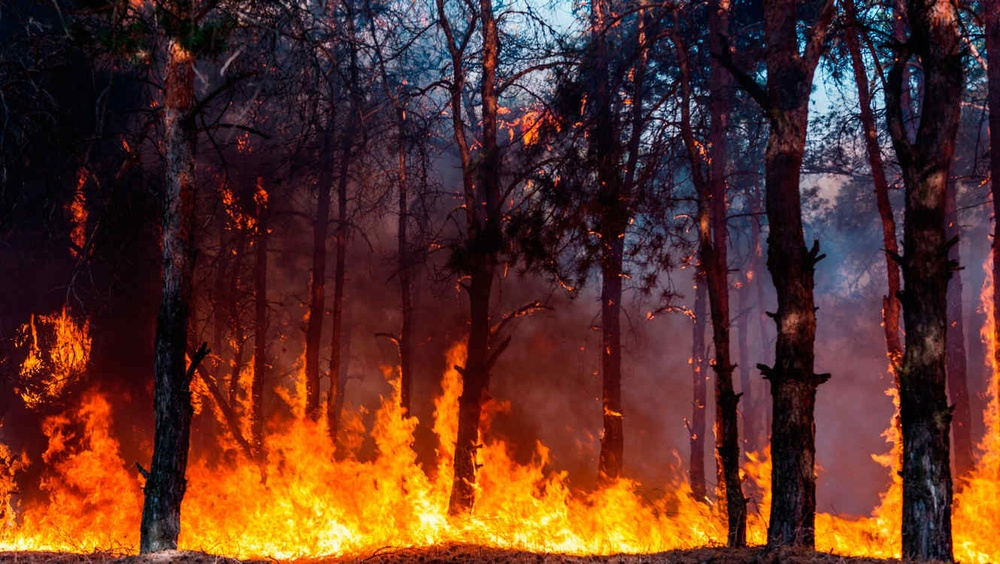
#> input picture Imagen.jpg, 1000 x 564 px, shrunk from 1330 x 750 before the run
$ python ejemplo.py
#> lines starting #> are read from the running program, lines starting #| are printed output that depends on the picture
from PIL import Image, ImageChops, ImageEnhance, ImageOps
def main():
    image = Image.open("Imagen.jpg")
#> image is the input picture: PIL image 1000x564 RGB; mean R, G, B 90.5, 49.8, 38

    # Invertir colores.
    new_image = ImageChops.invert(image)
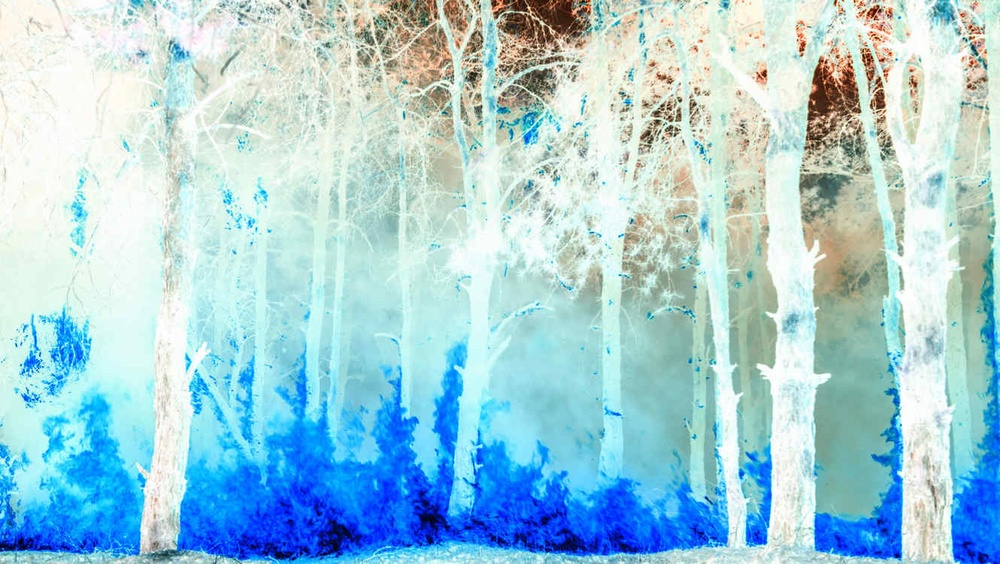
#> new_image: PIL image 1000x564 RGB; mean R, G, B 164.5, 205.2, 217
    new_image.save("image_1.jpg")

    # Escala de grises.
    new_image = ImageOps.grayscale(image)
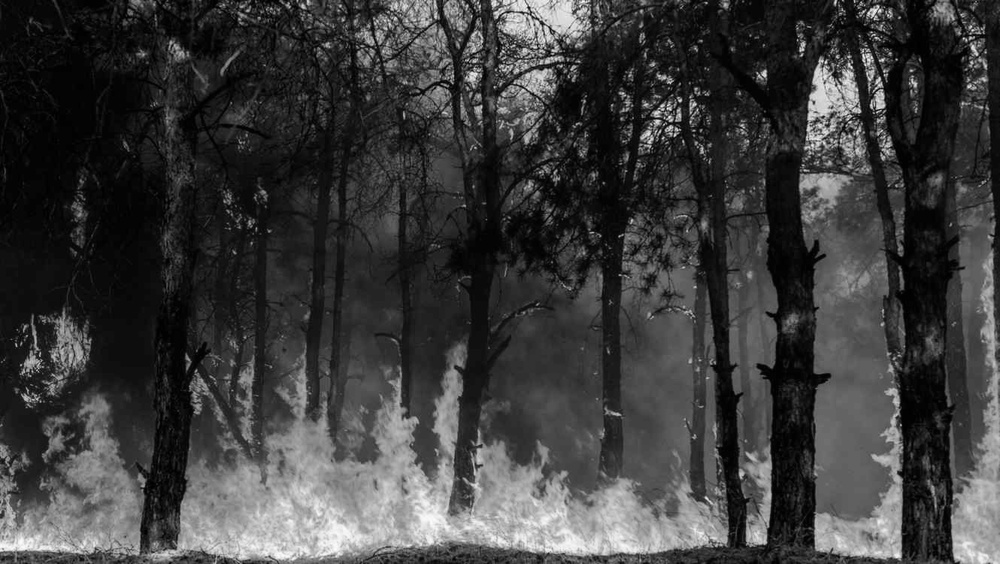
#> new_image: PIL image 1000x564 L; min 0, max 254, mean 60.7
    new_image.save("image_2.jpg")

    # Resaltar luces.
    new_image = ImageEnhance.Brightness(image).enhance(2)
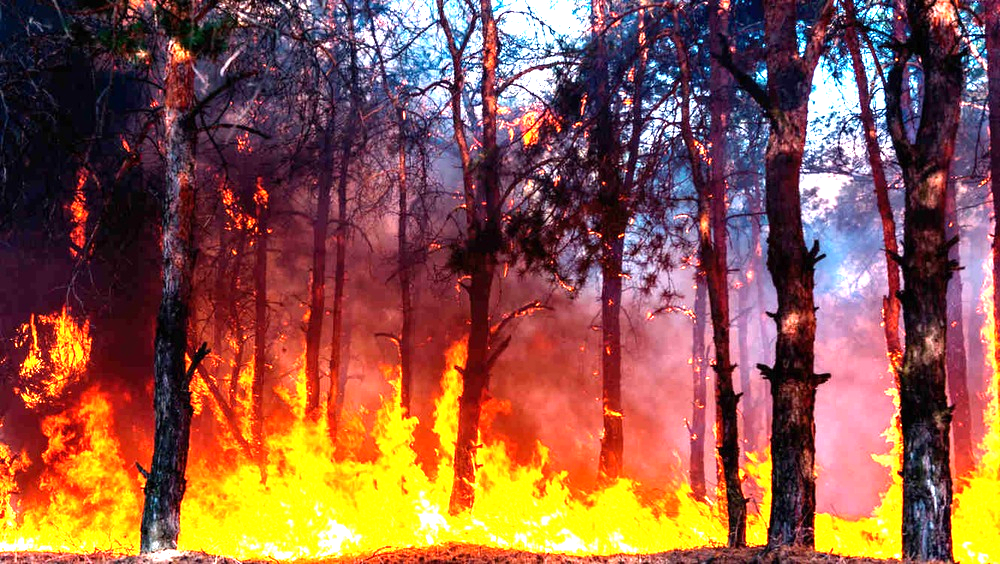
#> new_image: PIL image 1000x564 RGB; mean R, G, B 142.1, 89.8, 72.2
    new_image.save("image_3.jpg")

    # Contraste.
    new_image = ImageEnhance.Contrast(image).enhance(4)
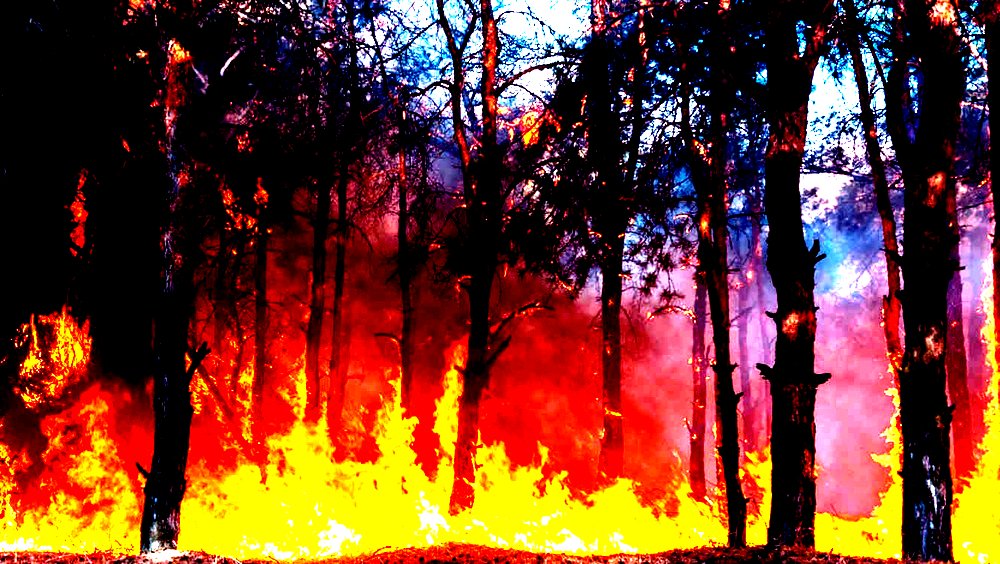
#> new_image: PIL image 1000x564 RGB; mean R, G, B 116.1, 59.1, 39.5
    new_image.save("image_4.jpg")

    # Espejo.
    new_image = ImageOps.mirror(image)
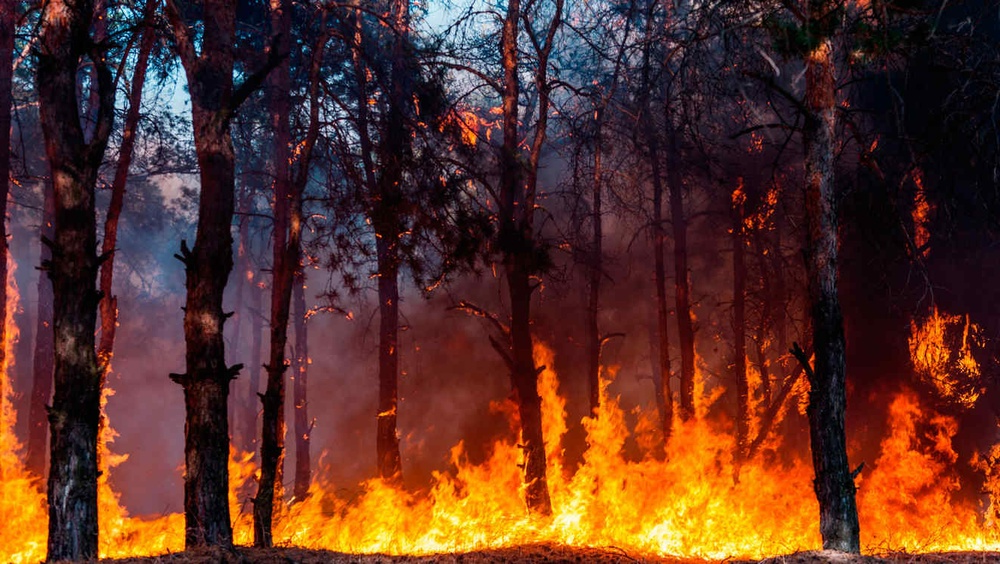
#> new_image: PIL image 1000x564 RGB; mean R, G, B 90.5, 49.8, 38
    new_image.save("image_5.jpg")


    # Diminuir nitidez.
    new_image = ImageEnhance.Sharpness(image).enhance(-4)
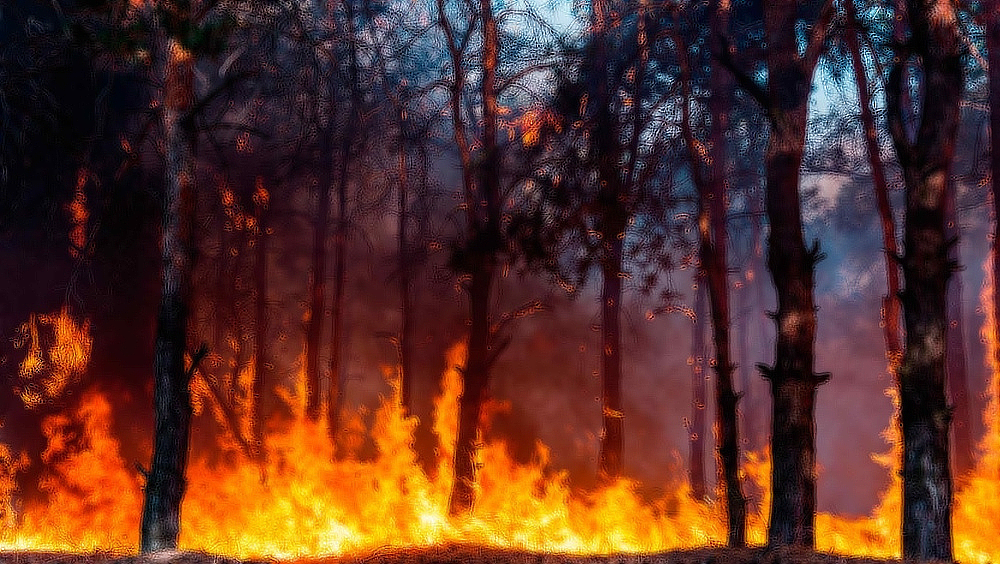
#> new_image: PIL image 1000x564 RGB; mean R, G, B 90.5, 50.1, 38.4
    new_image.save("image_7.jpg")
if __name__ == "__main__":
    main()
